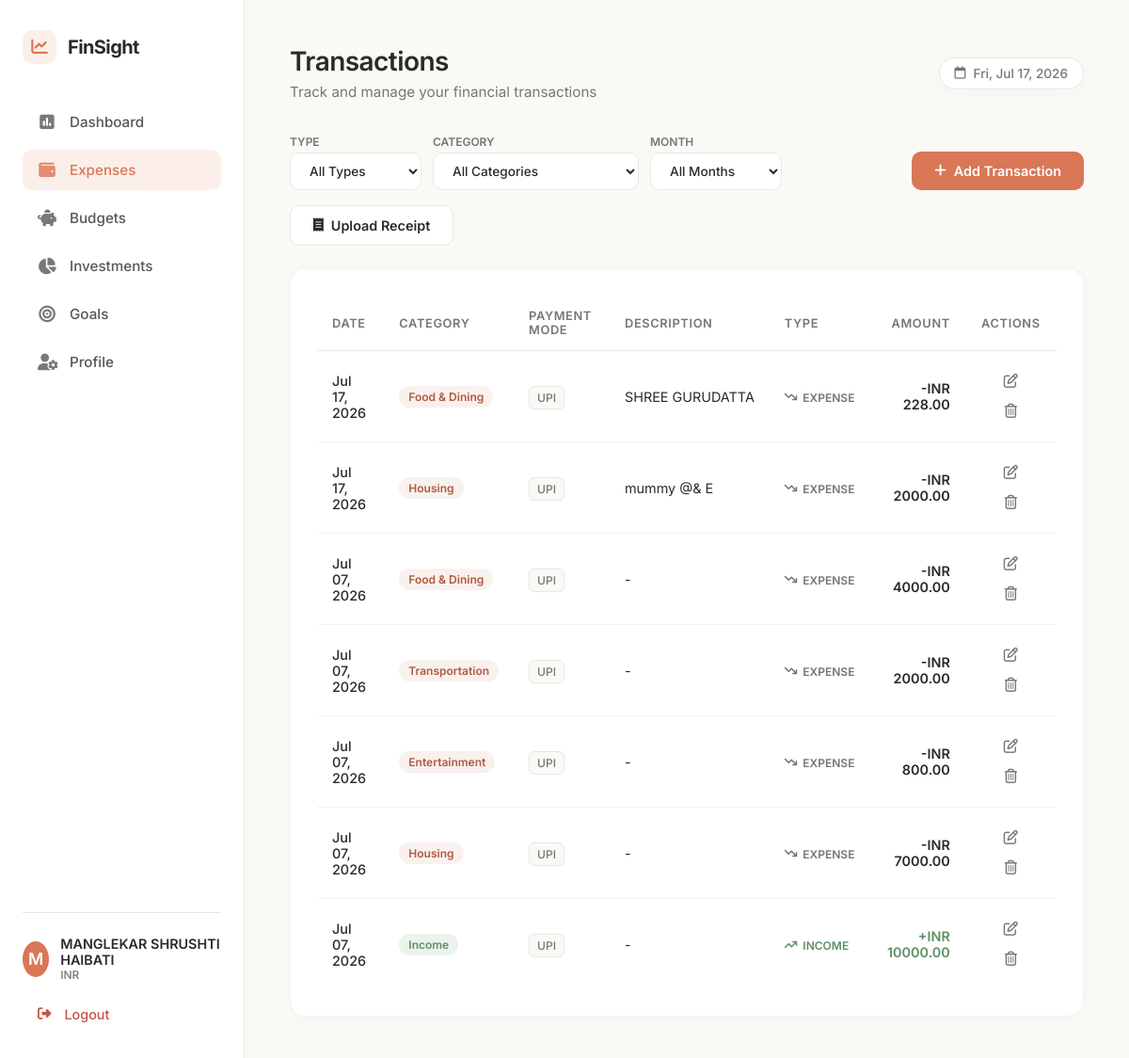
/expenses (signed in), run on the app's committed database.
### models.py (models this page shows, shortened)
class User(db.Model):
    __tablename__ = 'users'
    id = db.Column(db.Integer, primary_key=True)
    name = db.Column(db.String(100), nullable=False)
    email = db.Column(db.String(120), unique=True, nullable=False, index=True)
    password_hash = db.Column(db.String(255), nullable=False)
    monthly_income = db.Column(db.Float, default=0.0, nullable=False)
    currency = db.Column(db.String(10), default='INR', nullable=False)
    created_at = db.Column(db.DateTime, default=datetime.utcnow, nullable=False)
    categories = db.relationship('Category', backref='user', lazy=True, cascade="all, delete-orphan")
    transactions = db.relationship('Transaction', backref='user', lazy=True, cascade="all, delete-orphan")
    budgets = db.relationship('Budget', backref='user', lazy=True, cascade="all, delete-orphan")
    investments = db.relationship('Investment', backref='user', lazy=True, cascade="all, delete-orphan")
    goals = db.relationship('Goal', backref='user', lazy=True, cascade="all, delete-orphan")

class Transaction(db.Model):
    __tablename__ = 'transactions'
    id = db.Column(db.Integer, primary_key=True)
    user_id = db.Column(db.Integer, db.ForeignKey('users.id', ondelete='CASCADE'), nullable=False)
    category_id = db.Column(db.Integer, db.ForeignKey('categories.id', ondelete='CASCADE'), nullable=False)
    type = db.Column(db.String(20), nullable=False) # 'Income' or 'Expense'
    amount = db.Column(db.Float, nullable=False)
    description = db.Column(db.Text, nullable=True)
    transaction_date = db.Column(db.Date, nullable=False)
    payment_mode = db.Column(db.String(50), nullable=False) # e.g. UPI, Card, Cash, Bank Transfer
    created_at = db.Column(db.DateTime, default=datetime.utcnow, nullable=False)

class Category(db.Model):
    __tablename__ = 'categories'
    id = db.Column(db.Integer, primary_key=True)
    user_id = db.Column(db.Integer, db.ForeignKey('users.id', ondelete='CASCADE'), nullable=False)
    name = db.Column(db.String(100), nullable=False)
    type = db.Column(db.String(20), nullable=False) # 'Income' or 'Expense'
    created_at = db.Column(db.DateTime, default=datetime.utcnow, nullable=False)
    transactions = db.relationship('Transaction', backref='category', lazy=True, cascade="all, delete-orphan")
    budgets = db.relationship('Budget', backref='category', lazy=True, cascade="all, delete-orphan")

### app.py (the view, shortened to what this page needs)
@app.route('/expenses', methods=['GET'])
@login_required
def expenses():
    filter_type = request.args.get('type', 'All').strip()
    filter_category_str = request.args.get('category_id', 'All').strip()
    filter_month = request.args.get('month', 'All').strip()
    tx_query = Transaction.query.filter_by(user_id=g.user.id)
    if filter_type in ['Income', 'Expense']:
        tx_query = tx_query.filter(Transaction.type == filter_type)
    if filter_category_str != 'All':
        try:
            tx_query = tx_query.filter(Transaction.category_id == int(filter_category_str))
        except ValueError:
            pass
    all_transactions = tx_query.order_by(Transaction.transaction_date.desc(), Transaction.id.desc()).all()
    categories = Category.query.filter_by(user_id=g.user.id).order_by(Category.name.asc()).all()
    all_tx_dates = db.session.query(Transaction.transaction_date).filter_by(
        user_id=g.user.id
    ).distinct().all()
    unique_months = sorted(
        list(set(d[0].strftime('%Y-%m') for d in all_tx_dates if d[0])),
        reverse=True
    )
    today_str = datetime.date.today().strftime('%Y-%m-%d')
    return render_template(
        'expenses.html',
        transactions=all_transactions,
        categories=categories,
        filter_type=filter_type,
        filter_category_str=filter_category_str,
        filter_month=filter_month,
        unique_months=unique_months,
        today_str=today_str
    )

### app.py (called while the page is built)
def login_required(f):
    @wraps(f)
    def decorated_function(*args, **kwargs):
        if 'user_id' not in session:
            flash('Please login to access this page.', 'warning')
            return redirect(url_for('login', next=request.url))
        return f(*args, **kwargs)
    return decorated_function

@app.before_request
def load_logged_in_user():
    user_id = session.get('user_id')
    if user_id is None:
        g.user = None
    else:
        g.user = User.query.get(user_id)

### templates/expenses.html (shortened to what this page needs)
{% extends 'base.html' %}
{% block header_title %}Transactions{% endblock %}
{% block header_subtitle %}Track and manage your financial transactions{% endblock %}
{% block content %}
<div class="transactions-container animate-fade-in-up">
    <div class="action-bar">
        <form method="GET" action="{{ url_for('expenses') }}" class="filter-form">
            <div class="filter-group">
                <label for="filter_type">Type</label>
                <select name="type" id="filter_type" onchange="this.form.submit()">
                    <option value="All" {% if filter_type == 'All' %}selected{% endif %}>All Types</option>
                </select>
            </div>
            <div class="filter-group">
                <label for="filter_category">Category</label>
                <select name="category_id" id="filter_category" onchange="this.form.submit()">
                    <option value="All" {% if filter_category_str == 'All' %}selected{% endif %}>All Categories</option>
                </select>
            </div>
            <div class="filter-group">
                <label for="filter_month">Month</label>
                <select name="month" id="filter_month" onchange="this.form.submit()">
                    <option value="All" {% if filter_month == 'All' %}selected{% endif %}>All Months</option>
                </select>
            </div>
        </form>
        <button onclick="toggleAddForm()" class="btn btn-primary">
            <i class="fa-solid fa-plus"></i> Add Transaction
        </button>
        <button onclick="openReceiptUploadModal()" class="btn btn-secondary" id="uploadReceiptBtn">
            <i class="fa-solid fa-receipt"></i> Upload Receipt
        </button>
    </div>
    <div class="card table-card">
        <div class="table-responsive">
            <table class="table">
                <thead>
                    <tr>
                        <th>Date</th>
                        <th>Category</th>
                        <th>Payment Mode</th>
                        <th>Description</th>
                        <th>Type</th>
                        <th class="text-right">Amount</th>
                        <th class="text-center">Actions</th>
                    </tr>
                </thead>
                <tbody>
                    {% if transactions %}
                        {% for tx in transactions %}
                        <tr>
                            <td class="date-cell">{{ tx.transaction_date.strftime('%b %d, %Y') }}</td>
                            <td>
                                <span class="category-badge {{ tx.type | lower }}">
                                    {{ tx.category.name if tx.category else 'Others' }}
                                </span>
                            </td>
                            <td><span class="paymode-badge">{{ tx.payment_mode }}</span></td>
                            <td class="desc-cell">{{ tx.description or '-' }}</td>
                            <td>
                                <span class="type-indicator {{ tx.type | lower }}">
                                    <i class="fa-solid {% if tx.type == 'Income' %}fa-arrow-trend-up{% else %}fa-arrow-trend-down{% endif %}"></i>
                                    {{ tx.type }}
                                </span>
                            </td>
                            <td class="text-right amount-cell {{ tx.type | lower }}">
                                {% if tx.type == 'Income' %}+{% else %}-{% endif %}{{ g.user.currency }} {{ "%.2f"|format(tx.amount) }}
                            </td>
                            <td class="text-center actions-cell">
                                <button onclick="openEditModal({{ tx.id }}, {{ tx.amount }}, {{ tx.category_id }}, '{{ tx.type }}', '{{ tx.transaction_date.strftime('%Y-%m-%d') }}', '{{ tx.description | escape }}', '{{ tx.payment_mode }}')"
                                        class="btn btn-icon btn-edit" title="Edit">
                                    <i class="fa-regular fa-pen-to-square"></i>
                                </button>
                                <form method="POST" action="{{ url_for('delete_transaction', tx_id=tx.id) }}" style="display:inline;" onsubmit="return confirm('Are you sure you want to delete this transaction?')">
                                    <button type="submit" class="btn btn-icon btn-delete" title="Delete">
                                        <i class="fa-regular fa-trash-can"></i>
                                    </button>
                                </form>
                            </td>
                        </tr>
                        {% endfor %}
                    {% endif %}
                </tbody>
            </table>
        </div>
    </div>
</div>
{% endblock %}

### templates/base.html (shortened to what this page needs)
<!DOCTYPE html>
<html lang="en">
<head>
    <link rel="stylesheet" href="https://cdnjs.cloudflare.com/ajax/libs/font-awesome/6.4.0/css/all.min.css">
    <link rel="stylesheet" href="{{ url_for('static', filename='css/style.css') }}">
</head>
<body>
    <div class="app-container {% if not g.user %}auth-layout{% endif %}">
        {% if g.user %}
        <aside class="sidebar">
            <div class="sidebar-header">
                <div class="logo">
                    <span class="logo-icon"><i class="fa-solid fa-chart-line"></i></span>
                    <span class="logo-text">FinSight</span>
                </div>
            </div>
            <nav class="sidebar-nav">
                <a href="{{ url_for('dashboard') }}" class="nav-item {% if request.path == '/dashboard' %}active{% endif %}">
                    <i class="fa-solid fa-square-poll-vertical"></i>
                    <span>Dashboard</span>
                </a>
                <a href="{{ url_for('expenses') }}" class="nav-item {% if request.path == '/expenses' %}active{% endif %}">
                    <i class="fa-solid fa-wallet"></i>
                    <span>Expenses</span>
                </a>
                <a href="{{ url_for('budgets') }}" class="nav-item {% if request.path.startswith('/budgets') %}active{% endif %}">
                    <i class="fa-solid fa-piggy-bank"></i>
                    <span>Budgets</span>
                </a>
                <a href="{{ url_for('investments') }}" class="nav-item {% if request.path.startswith('/investments') %}active{% endif %}">
                    <i class="fa-solid fa-chart-pie"></i>
                    <span>Investments</span>
                </a>
                <a href="{{ url_for('goals') }}" class="nav-item {% if request.path.startswith('/goals') %}active{% endif %}">
                    <i class="fa-solid fa-bullseye"></i>
                    <span>Goals</span>
                </a>
                <a href="{{ url_for('profile') }}" class="nav-item {% if request.path == '/profile' %}active{% endif %}">
                    <i class="fa-solid fa-user-gear"></i>
                    <span>Profile</span>
                </a>
            </nav>
            <div class="sidebar-footer">
                <div class="user-pill">
                    <div class="user-avatar">
                        {{ g.user.name[0] | upper if g.user.name else 'U' }}
                    </div>
                    <div class="user-info">
                        <span class="user-name">{{ g.user.name }}</span>
                        <span class="user-currency">{{ g.user.currency }}</span>
                    </div>
                </div>
                <a href="{{ url_for('logout') }}" class="logout-btn">
                    <i class="fa-solid fa-right-from-bracket"></i>
                    <span>Logout</span>
                </a>
            </div>
        </aside>
        {% endif %}
        <main class="main-content">
            {% if g.user %}
            <header class="main-header">
                <div class="header-title">
                    <h1>{% block header_title %}Dashboard{% endblock %}</h1>
                    <p class="header-subtitle">{% block header_subtitle %}Welcome back, {{ g.user.name }}{% endblock %}</p>
                </div>
                <div class="header-actions">
                    <span class="date-badge"><i class="fa-regular fa-calendar"></i> <span id="currentDate"></span></span>
                </div>
            </header>
            {% endif %}
            <div class="content-body">
                {% block content %}{% endblock %}
            </div>
        </main>
    </div>
</body>
</html>

### data on the page
User: user "M", user.name "MANGLEKAR SHRUSHTI HAIBATI", user.currency "INR"
Transaction: transaction_date "Jul 17, 2026", category "Food & Dining", payment_mode "UPI", description "SHREE GURUDATTA", type "EXPENSE", amount "228.00"
Transaction: transaction_date "Jul 17, 2026", category "Housing", payment_mode "UPI", description "mummy @& E", type "EXPENSE", amount "2000.00"
Transaction: transaction_date "Jul 07, 2026", category "Food & Dining", payment_mode "UPI", description "-", type "EXPENSE", amount "4000.00"
Transaction: transaction_date "Jul 07, 2026", category "Transportation", payment_mode "UPI", description "-", type "EXPENSE", amount "2000.00"
Transaction: transaction_date "Jul 07, 2026", category "Entertainment", payment_mode "UPI", description "-", type "EXPENSE", amount "800.00"
Transaction: transaction_date "Jul 07, 2026", category "Housing", payment_mode "UPI", description "-", type "EXPENSE", amount "7000.00"
Transaction: transaction_date "Jul 07, 2026", category "Income", payment_mode "UPI", description "-", type "INCOME", amount "10000.00"
